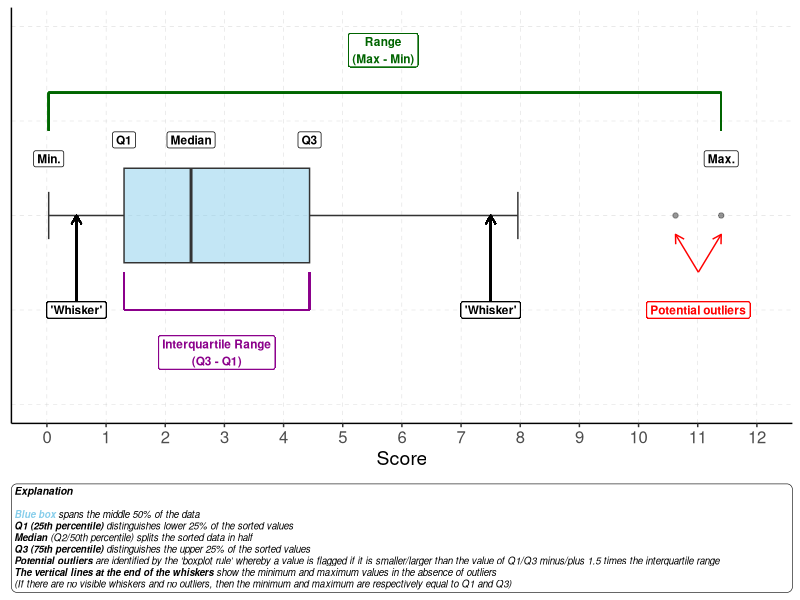

The R script that drew this image: (Note: this script raises an error after producing the figure.)
## ---- chunk 1
library(ggplot2)
library(dplyr)
library(ggtext)

set.seed(282061222)


## split label tekst over meerdere regels: https://stackoverflow.com/questions/73500445/ggplot-insert-linebreak-when-label-is-too-long

datas<-tibble::tibble(x=rchisq(70,3))
x_samenvatting<-summary(datas$x) %>% 
  dplyr::bind_rows() %>%
  tidyr::pivot_longer(cols=everything(), names_to = "soort" ,values_to = "cijfer" ) %>% 
  dplyr::mutate(soort=case_when(soort == "1st Qu." ~ "Q1",
                                soort == "3rd Qu." ~ "Q3",
                                soort == "Median" ~ "Median",
                                .default = soort)) %>% 
  dplyr::mutate(coordy = case_when(soort == "Q1" | soort == "Q3" | 
                                     soort == "Median" ~ .4,
                                   .default = .3)) %>% 
  dplyr::filter(soort!="Mean")

x_IQR<-x_samenvatting$cijfer[4] - x_samenvatting$cijfer[2]

datas<-datas %>% 
  dplyr::mutate(uitschieter=case_when(x > x_samenvatting$cijfer[4] + (1.5 * x_IQR) | 
                                        x < x_samenvatting$cijfer[2] - (1.5 * x_IQR)
                                      ~ "Potential outlier",.default=NA))
uitschieter_datas<-datas %>% 
  dplyr::filter(uitschieter=="Potential outlier") 


puitleg<-ggplot2::ggplot(data=datas,aes(y=x)) +
  theme_classic() +
  theme(panel.grid.major.y = element_line(color = "grey",
                                                  linewidth = .1,
                                          linetype=2),
        panel.grid.major.x = element_line(color = "grey",
                                                  linewidth = .1,
                                          linetype=2)) +
  ggplot2::geom_boxplot(width = 0.5, fill = "skyblue", alpha = 0.5,
                        staplewidth=.5) +
  xlim(-1,1)+
  ggplot2::geom_label(data=x_samenvatting, aes(y=cijfer, x = coordy, label = soort),
                      colour = "black", fontface="bold",
                      size = 3)+
  ggplot2::geom_label(y=mean(uitschieter_datas$x), x = -.5, 
                      label = stringr::str_wrap("Potential outliers",20),
                      colour = "red", fontface="bold",
                      size = 3)+
  ggplot2::geom_segment(data = uitschieter_datas, aes(y = mean(x),
                                                      yend = x, x = -.3, 
                                                      xend = -.1),
                        arrow= arrow(type = "open", length = unit(0.25, "cm")),
                        color="red")+
  ggplot2::geom_segment(y = .5, yend = .5, x = -.5, xend = 0,
                        arrow= arrow(type = "open", length = unit(0.25, "cm")),
                        color="black")+
  ggplot2::geom_label(y=.5, x = -.5,
                      label = "'Whisker'",
                      colour = "black", fontface="bold",
                      size = 3)+
  ggplot2::geom_segment(y = 7.5, yend = 7.5, x = -.5, xend = 0,
                        arrow= arrow(type = "open", length = unit(0.25, "cm")),
                        color="black")+
  ggplot2::geom_label(y=7.5, x = -.5,
                      label = "'Whisker'",
                      colour = "black", fontface="bold",
                      size = 3)+
  ggplot2::geom_segment(y = min(datas$x), yend = max(datas$x), x = .65, xend = .65,color="darkgreen")+
  ggplot2::geom_segment(y = min(datas$x), yend = min(datas$x), x = .65, xend = .45,color="darkgreen")+
  ggplot2::geom_segment(y = max(datas$x), yend = max(datas$x), x = .65, xend = .45,color="darkgreen")+
  ggplot2::geom_label(y=(max(datas$x)-min(datas$x))/2, x = .875,
                      label = "Range\n(Max - Min)",
                      colour = "darkgreen", fontface="bold",
                      size = 3)+
    ggplot2::geom_segment(y = x_samenvatting$cijfer[2], yend = x_samenvatting$cijfer[4], x = -.5, xend = -.5,color="darkmagenta")+
      ggplot2::geom_segment(y = x_samenvatting$cijfer[2], yend = x_samenvatting$cijfer[2], x = -.5, xend = -.3,color="darkmagenta")+
      ggplot2::geom_segment(y = x_samenvatting$cijfer[4], yend = x_samenvatting$cijfer[4], x = -.5, xend = -.3,color="darkmagenta")+
  ggplot2::geom_label(y=((x_samenvatting$cijfer[4]-x_samenvatting$cijfer[2])/2)+x_samenvatting$cijfer[2], x = -.725,
                      label = "Interquartile Range\n(Q3 - Q1)",
                      colour = "darkmagenta", fontface="bold",
                      size = 3)+
  labs(caption = "<span style = 'font-size:7.5pt'>**Explanation**</span><br><br><span style = 'color:skyblue;'>**Blue box**</span> spans the middle 50% of the data<br>**Q1 (25th percentile)** distinguishes lower 25% of the sorted values<br>**Median** (Q2/50th percentile) splits the sorted data in half<br>**Q3 (75th percentile)** distinguishes the upper 25% of the sorted values<br>**Potential outliers** are identified by the 'boxplot rule' whereby a value is flagged if it is smaller/larger than the value of Q1/Q3 minus/plus 1.5 times the interquartile range <br>**The vertical lines at the end of the whiskers** show the minimum and maximum values in the absence of outliers<br>(If there are no visible whiskers and no outliers, then the minimum and maximum are respectively equal to Q1 and Q3)")+
  theme(axis.title.x = element_text(size = 14),
        axis.title.y = element_blank(),
        axis.ticks.y = element_blank(),
        axis.text.y = element_blank(),
        axis.text = element_text(size = 12),
        plot.title = element_text(size = 16),
        plot.subtitle = element_text(face = "italic"),
        plot.caption = element_textbox_simple(size = 7, face = "italic", 
                                              padding = margin(2, 2, 2, 2),
                                              margin = margin(10, 0, 0, 0),
                                              width = unit(1, "npc"),
                                              hjust=0, box.colour = "black",
                                              linetype = 1, linewidth = 0.2,
                                              r = grid::unit(4, "pt")))+
  scale_y_continuous(name = "Score", limits = c(0,12),
                     breaks = seq(0,12,1))+
  coord_flip()
  
ggplot2::ggsave("./images/boxplot_uitleg.png",puitleg)

